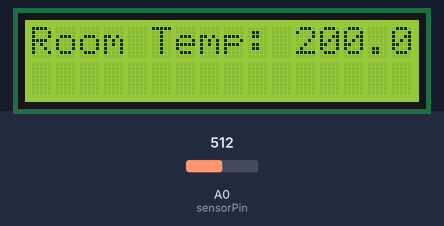
The sketch below on a simulated Arduino Uno, built with avr-gcc and run on an emulated ATmega328P. On the bench: 16×2 character LCD. The inputs (shaded band) are chosen by the test bench; at power-on: A0 (sensorPin) = 512. What the sketch prints to the serial monitor is not drawn.

Above: at 1.2 s.
1.3 s: A0 (sensorPin) set to 716
At 2.5 s:
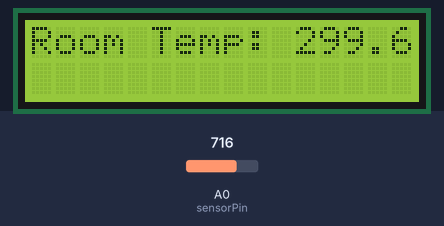
5.4 s: A0 (sensorPin) set to 900
At 6.4 s:
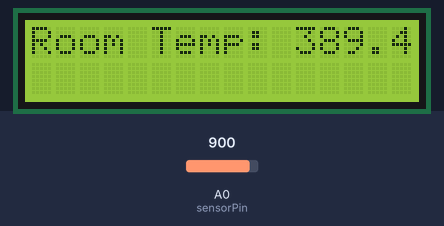
8.6 s: A0 (sensorPin) set to 1023
At 9.4 s:
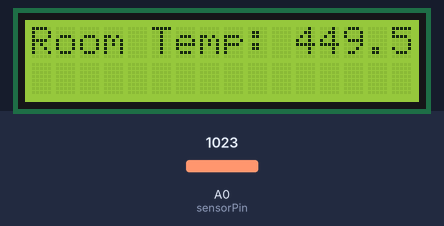
Timing chart, 0 to 11.6 s (numbered marks = the images above; inputs shaded):
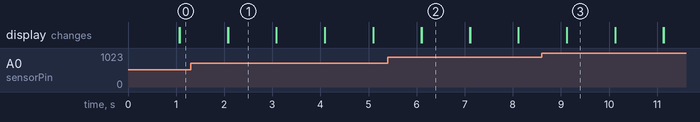

Measured:
- after the input at 1.3 s, the display: first differs from a run without the input after 0.78 s (image 1)
- after the input at 5.4 s, the display: first differs from a run without the input after 0.70 s (image 2)
- after the input at 8.6 s, the display: first differs from a run without the input after 0.52 s (image 3)
- what the display in image 1 shows lasts 1.0 s, from 2.1 s to 3.1 s

The sketch:

roomTempLCD_sketch.ino
```cpp
#include <LiquidCrystal.h>

LiquidCrystal lcd(12, 11, 5, 4, 3, 2);
const int sensorPin = A0;

void setup() {
  lcd.begin(16, 2);
  Serial.begin(9600);
}

void loop() {

  int sensorVal = analogRead(sensorPin);
  Serial.print("sensor Value: ");
  Serial.print(sensorVal);

  float voltage = (sensorVal/1024.0) * 5.0;

  Serial.print(", Volts: ");
  Serial.print(voltage);

  // convert the voltage to temperature in degrees C
  // the sensor changes 10 mV per degree
  // the datasheet says there's a 500 mV offset
  // ((volatge - 500mV) times 100)
  Serial.print(", degrees C: ");
  float temperature = (voltage - .5) * 100;

  Serial.println(temperature);

  lcd.print("Room Temp: ");
  lcd.print(temperature);

  delay(1000);
  lcd.clear();
}
```
